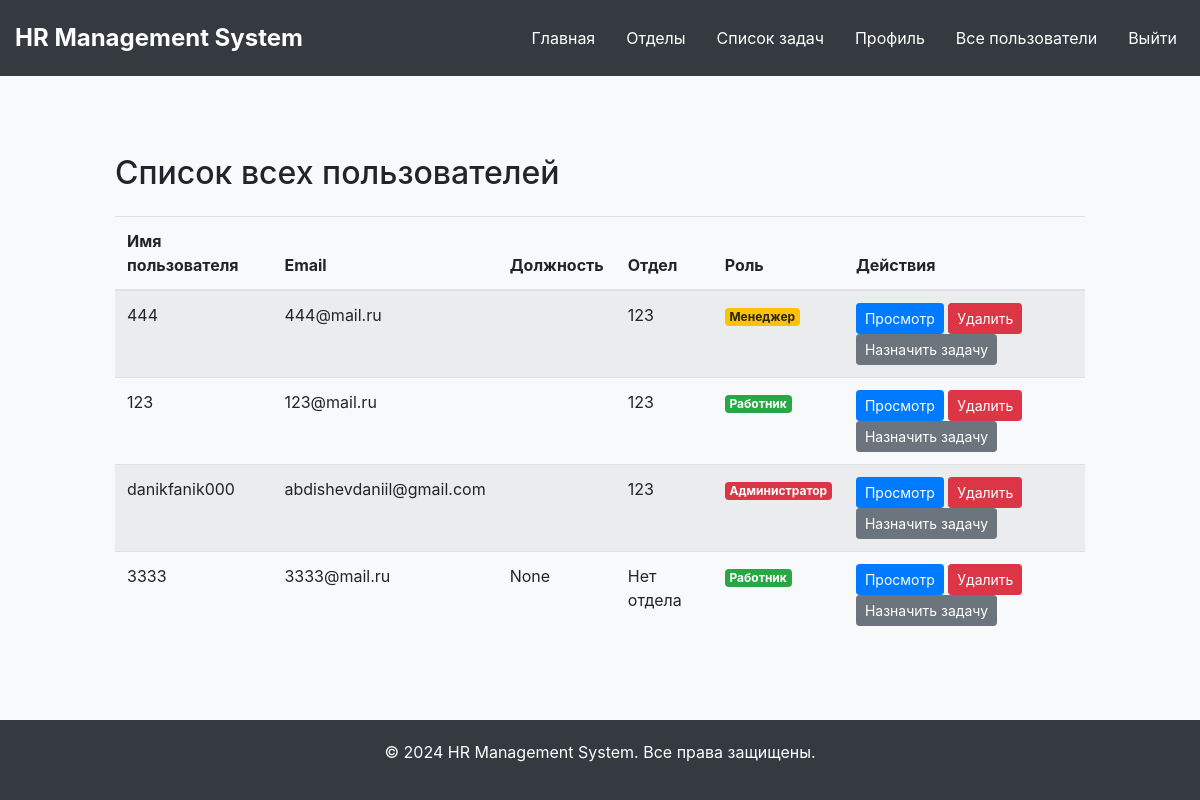
Before: /users (signed in) with the older database file.
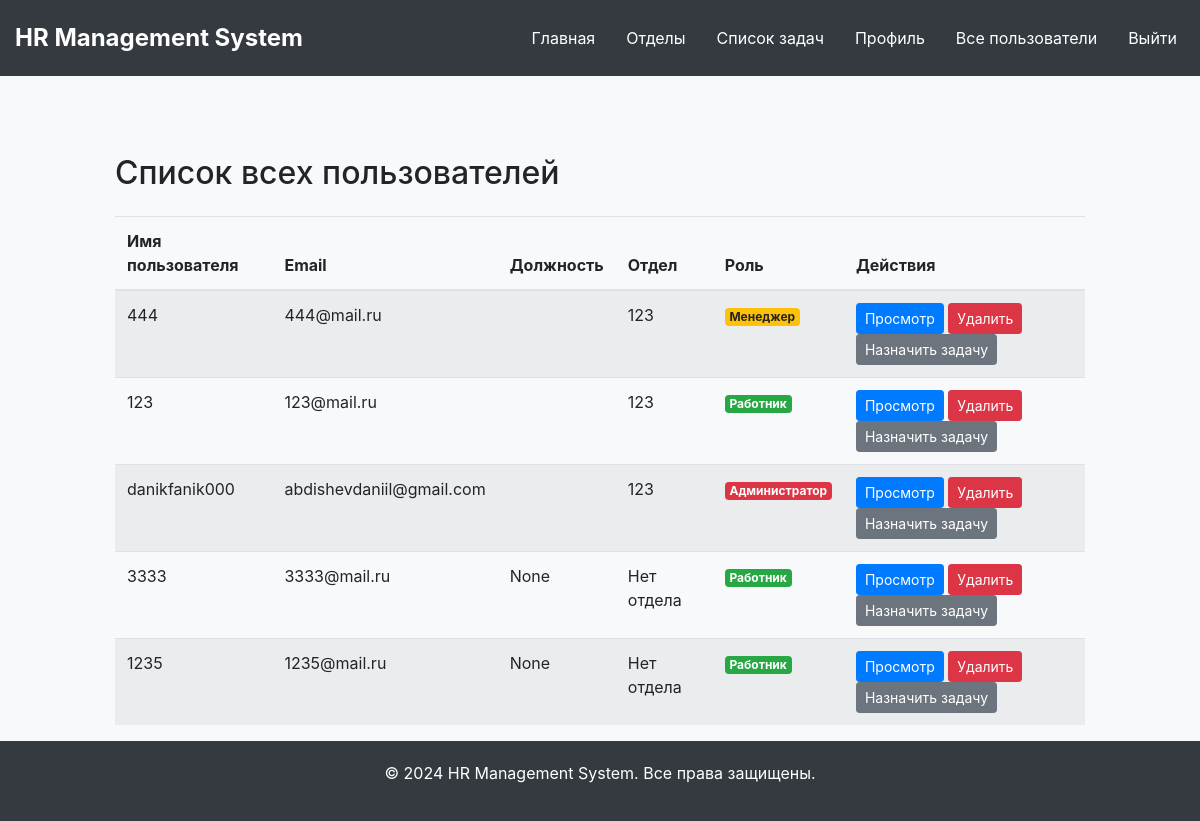
After: the same page with the newer database file.
### app.py (models this page shows)
class User(UserMixin, db.Model):
    id = db.Column(db.Integer, primary_key=True)
    username = db.Column(db.String(20), unique=True, nullable=False)
    email = db.Column(db.String(120), unique=True, nullable=False)
    password = db.Column(db.String(60), nullable=False)
    bio = db.Column(db.String(255))
    passport_data = db.Column(db.String(255))
    department_id = db.Column(db.Integer, db.ForeignKey('department.id'), nullable=True)
    department = db.relationship('Department', foreign_keys=[department_id], backref='users')
    position = db.Column(db.String(100))
    responsibilities = db.Column(db.Text)
    role = db.Column(db.String(20), nullable=False, default='Employee')
    tasks_assigned = db.relationship('Task', foreign_keys='Task.assigned_to', back_populates='assigned_user', lazy=True)
    absences = db.relationship('Absence', backref='user', lazy=True)
    ratings = db.relationship('Rating', backref='user', lazy=True)
    phone_number = db.Column(db.String(20))
    age = db.Column(db.String(20))
    gender = db.Column(db.String(20))
    status = db.Column(db.String(20))

class Department(db.Model):
    id = db.Column(db.Integer, primary_key=True)
    name = db.Column(db.String(100), nullable=False)
    description = db.Column(db.String(255), nullable=True)
    manager_id = db.Column(db.Integer, db.ForeignKey('user.id'))
    manager = db.relationship('User', foreign_keys=[manager_id], backref='managed_departments')
    members = db.relationship('User', secondary=membership, backref='departments')

### app.py (the view)
@app.route("/users")
@login_required
def users():
    if current_user.role not in ['Admin', 'Manager']:
        flash('Доступ запрещен.', 'danger')
        return redirect(url_for('main'))
    all_users = User.query.all()
    return render_template('users.html', title='Все пользователи', users=all_users)

### app.py (called while the page is built)
@login_manager.user_loader
def load_user(user_id):
    return db.session.get(User, int(user_id))

### templates/users.html (shortened to what this page needs)
{% extends "main.html" %}
{% block content %}
<div class="container mt-5">
    <h2 class="mb-4">Список всех пользователей</h2>
    <table class="table table-striped">
        <thead>
            <tr>
                <th>Имя пользователя</th>
                <th>Email</th>
                <th>Должность</th>
                <th>Отдел</th>
                <th>Роль</th>
                <th>Действия</th>
            </tr>
        </thead>
        <tbody>
            {% for user in users %}
            <tr>
                <td>{{ user.username }}</td>
                <td>{{ user.email }}</td>
                <td>{{ user.position }}</td>
                <td>{{ user.department.name if user.department else "Нет отдела" }}</td>
                <td>
                    {% if user.role == 'Admin' %}
                        <span class="badge badge-danger">Администратор</span>
                    {% elif user.role == 'Manager' %}
                        <span class="badge badge-warning">Менеджер</span>
                    {% else %}
                        <span class="badge badge-success">Работник</span>
                    {% endif %}
                </td>
                <td>
                    <a href="{{ url_for('profile', user_id=user.id) }}" class="btn btn-primary btn-sm">Просмотр</a>
                    {% if current_user.role == 'Admin' %}
                    <form method="POST" action="{{ url_for('delete_user', user_id=user.id) }}" style="display:inline;">
                        <button type="submit" class="btn btn-danger btn-sm">Удалить</button>
                    </form>
                    {% endif %}
                    <button type="button" class="btn btn-secondary btn-sm assign-task-btn" data-toggle="modal" data-target="#assignTaskModal" data-user-id="{{ user.id }}">
                        Назначить задачу
                    </button>
                </td>
            </tr>
            {% endfor %}
        </tbody>
    </table>
</div>
{% endblock %}

Changed rows visible on the page:
added User: username "1235", email "1235@mail.ru", position "None", department "Нет отдела", role "Работник"
